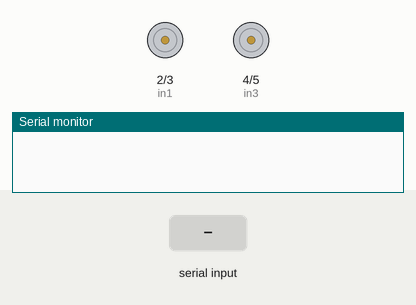
Recording of a sketch running on a simulated Arduino Uno, built with avr-gcc and run on an emulated ATmega328P. Parts: motor-driver pin pairs drawn as motors (green arrow = first pin HIGH = forward, orange = second pin HIGH = backward, longer = more drive), the last lines printed to the serial monitor. The inputs (shaded band) are chosen by the test bench.

Above: at 1.2 s.
1.3 s: "F" received over the second serial link
At 1.9 s:
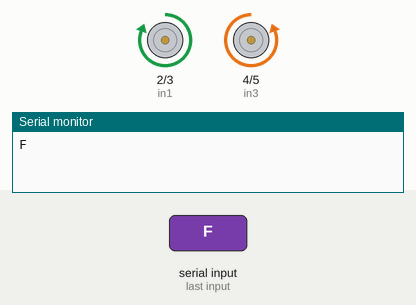
2.8 s: "B" received over the second serial link
At 3.1 s:
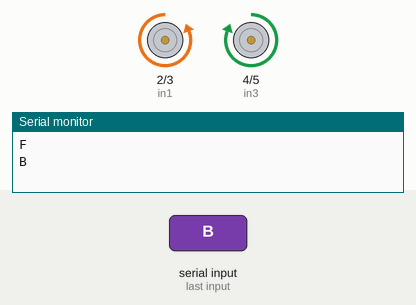
4.3 s: "R" received over the second serial link
At 5.4 s:
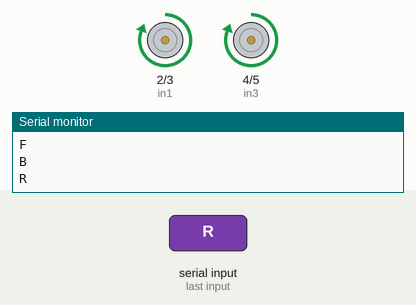
5.8 s: "L" received over the second serial link
At 6.6 s:
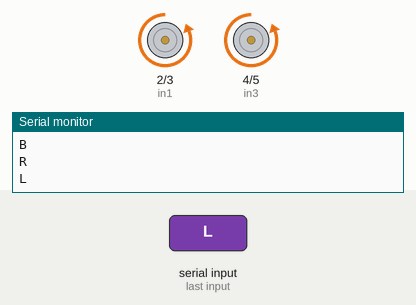
Timing chart, 0 to 8.3 s (numbered marks = the images above; inputs shaded):
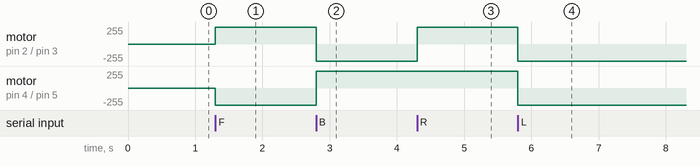

The sketch:

controlBT.ino
```cpp
#include <SoftwareSerial.h>

SoftwareSerial mySerial(8, 9); // RX, TX
byte in1 = 2;
byte in2 = 3;
byte in3 = 4;
byte in4 = 5;

void setup() {
  // put your setup code here, to run once:
pinMode(in1,OUTPUT);
pinMode(in2,OUTPUT);
pinMode(in3,OUTPUT);
pinMode(in4,OUTPUT);

Serial.begin(9600);
mySerial.begin(38400);

}
  char command;
void loop() {
  // put your main code here, to run repeatedly:
  if (mySerial.available() > 0) {
     command = mySerial.read();
     Serial.println(command);
      if (command == 'F') {
      forward();
    }
    else if (command == 'B') {
      reward();
    }

    else if (command == 'R') {
      right();
    }


    else if (command == 'L') {
      left();
    }

     else if (command == 'S') {
      STOP();
    }

  }


}

void forward() {
  digitalWrite(in1, 1);
  digitalWrite(in2, 0);
  digitalWrite(in3, 0);
  digitalWrite(in4, 1);

}
void reward() {
  digitalWrite(in1, 0);
  digitalWrite(in2, 1);
  digitalWrite(in3, 1);
  digitalWrite(in4, 0);
}
void right() {
  digitalWrite(in1, 1);
  digitalWrite(in2, 0);
  digitalWrite(in3, 1);
  digitalWrite(in4, 0);
}
void left() {
  digitalWrite(in1, 0);
  digitalWrite(in2, 1);
  digitalWrite(in3, 0);
  digitalWrite(in4, 1);

}

void STOP() {

  digitalWrite(in1, 0);
  digitalWrite(in2, 0);
  digitalWrite(in3, 0);
  digitalWrite(in4, 0);
}
```

Measured:
- after the input at 1.3 s, motor on pin 2 (in1) / pin 3 (in2): stopped → forward 255/255 at once; motor on pin 4 (in3) / pin 5 (in4): stopped → backward 255/255 at once
- after the input at 2.8 s, motor on pin 2 (in1) / pin 3 (in2): forward 255/255 → backward 255/255 at once; motor on pin 4 (in3) / pin 5 (in4): backward 255/255 → forward 255/255 at once
- after the input at 4.3 s, motor on pin 2 (in1) / pin 3 (in2): backward 255/255 → forward 255/255 at once
- after the input at 5.8 s, motor on pin 2 (in1) / pin 3 (in2), motor on pin 4 (in3) / pin 5 (in4): forward 255/255 → backward 255/255 at once
